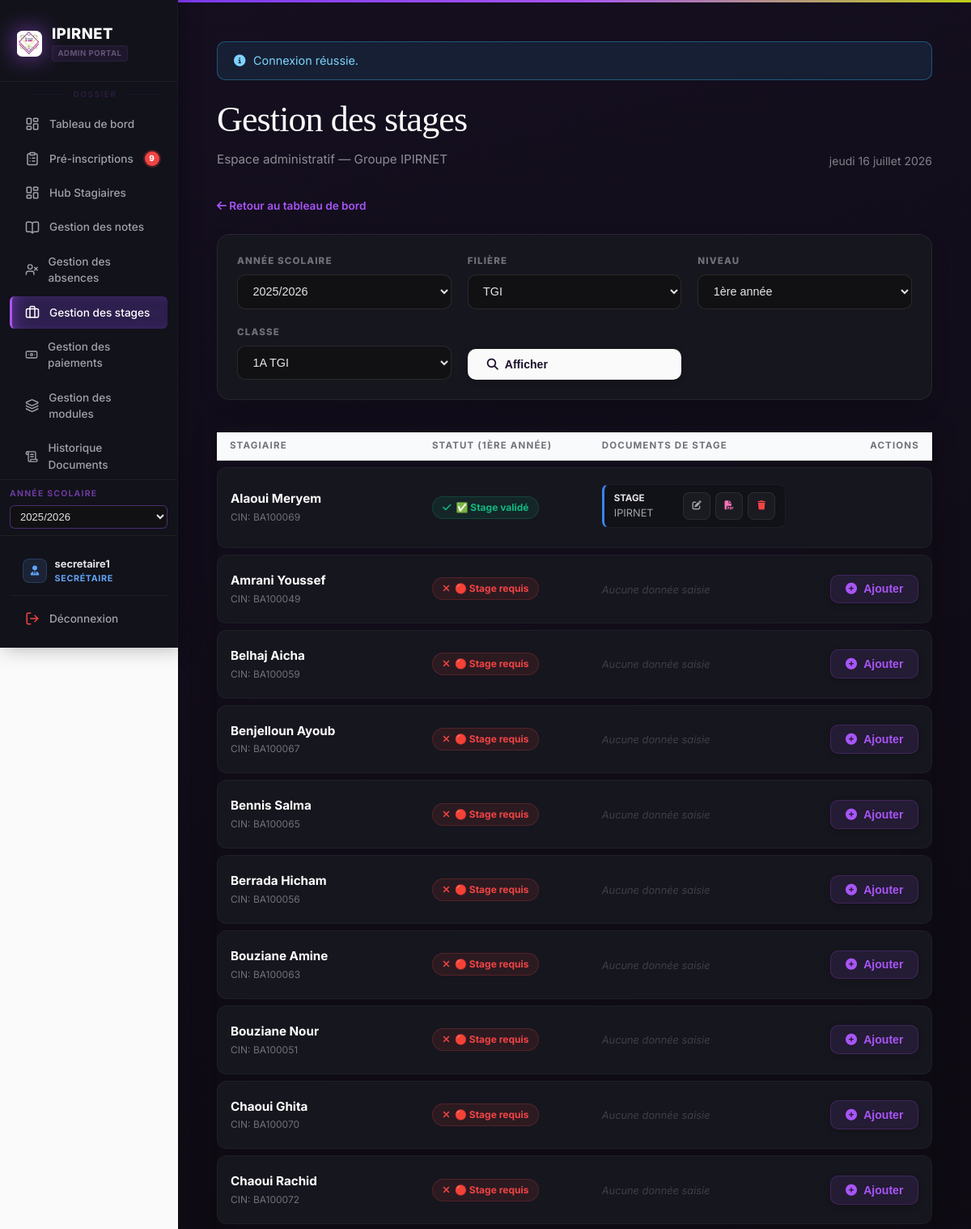
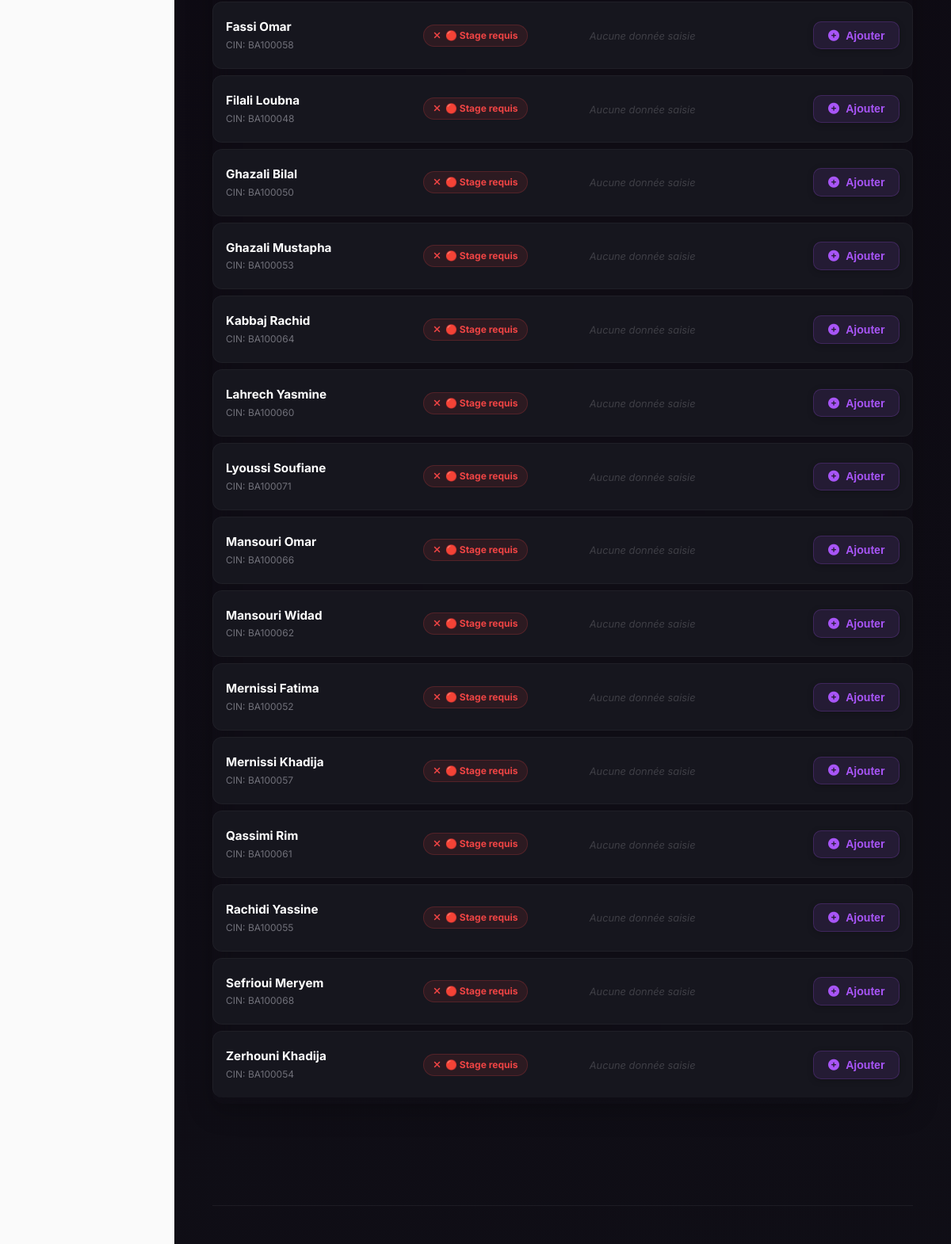
Screenshot of /gestion_des_stagiaires/stages.php (signed in) with the database file from the repository (2 pictures, top to bottom).
### tables this page shows
CREATE TABLE `filieres` (
  `id_filiere` int(10) UNSIGNED NOT NULL,
  `nom_filiere` varchar(255) NOT NULL,
  `niveau` varchar(128) DEFAULT NULL
);

CREATE TABLE `stagiaires` (
  `id_stagiaire` int(10) UNSIGNED NOT NULL,
  `num_inscri` varchar(32) NOT NULL,
  `cin` varchar(8) DEFAULT NULL,
  `nom` varchar(100) NOT NULL,
  `prenom` varchar(100) NOT NULL,
  `date_naissance` date DEFAULT NULL,
  `adresse` varchar(512) DEFAULT NULL,
  `email` varchar(255) DEFAULT NULL,
  `telephone` varchar(15) DEFAULT NULL,
  `telephone_parent` varchar(15) DEFAULT NULL COMMENT 'CDC fiche inscription',
  `nom_tuteur` varchar(255) DEFAULT NULL COMMENT 'Père ou tuteur',
  `sexe` varchar(1) NOT NULL DEFAULT 'M' COMMENT 'M = Masculin, F = Féminin',
  `photo` varchar(512) DEFAULT NULL,
  `date_inscription` date NOT NULL,
  `id_classe` int(10) UNSIGNED NOT NULL,
  `created_at` timestamp NOT NULL DEFAULT current_timestamp(),
  `updated_at` timestamp NULL DEFAULT NULL ON UPDATE current_timestamp(),
  `remise_mensuelle` decimal(10,2) NOT NULL DEFAULT 0.00
);

CREATE TABLE `stages` (
  `id_stage` int(10) UNSIGNED NOT NULL,
  `type_stage` enum('stage_entreprise','pfe') NOT NULL DEFAULT 'stage_entreprise',
  `annee_scolaire` varchar(9) DEFAULT NULL COMMENT 'Ex: 2024/2025',
  `sujet` varchar(512) DEFAULT NULL,
  `entreprise` varchar(255) DEFAULT NULL,
  `date_debut` date DEFAULT NULL,
  `date_fin` date DEFAULT NULL,
  `note_stage` decimal(5,2) DEFAULT NULL,
  `convention_url` varchar(1024) DEFAULT NULL,
  `rapport_url` varchar(1024) DEFAULT NULL,
  `evaluation_entreprise` varchar(512) DEFAULT NULL,
  `date_soutenance` date DEFAULT NULL COMMENT 'CDC PFE : soutenances',
  `jury` text DEFAULT NULL COMMENT 'Membres jury / modalit?s passage',
  `id_stagiaire` int(10) UNSIGNED NOT NULL,
  `created_at` timestamp NOT NULL DEFAULT current_timestamp()
);

### gestion_des_stagiaires/stages.php (the view, shortened to what the rows shown need)
<?php
  require_once __DIR__ . '/includes/db.php';
  require_once __DIR__ . '/includes/helpers.php';
  $anneeSelectionnee = trim((string)($_GET['annee']      ?? ''));
  $idFiliereSelecte  = (int)($_GET['id_filiere'] ?? 0);
  $niveauSelectionne = trim((string)($_GET['niveau']     ?? ''));
  $idClasseSelecte   = (int)($_GET['id_classe']  ?? 0);
  $toutesAnnees = $pdo->query(
      "SELECT DISTINCT annee_scolaire FROM classes
        WHERE annee_scolaire REGEXP '^[0-9]{4}/[0-9]{4}$'
        ORDER BY annee_scolaire DESC"
  )->fetchAll(PDO::FETCH_COLUMN);
  if ($anneeSelectionnee === '') {
      $anneeSelectionnee = $_SESSION['global_annee_scolaire'] ?? ($toutesAnnees[0] ?? '');
  }
  $toutesFilières = $pdo->query(
      "SELECT DISTINCT f.id_filiere, f.nom_filiere
         FROM filieres f
        INNER JOIN classes c ON c.id_filiere = f.id_filiere
        ORDER BY f.nom_filiere"
  )->fetchAll();
  if ($idFiliereSelecte === 0 && !empty($toutesFilières)) {
      $idFiliereSelecte = (int)$toutesFilières[0]['id_filiere'];
  }
  $tousNiveaux = [];
  if ($idFiliereSelecte > 0 && $anneeSelectionnee !== '') {
      $reqNiveaux = $pdo->prepare(
          'SELECT DISTINCT niveau FROM classes WHERE id_filiere=? AND annee_scolaire=? ORDER BY niveau'
      );
      $reqNiveaux->execute([$idFiliereSelecte, $anneeSelectionnee]);
      $tousNiveaux = $reqNiveaux->fetchAll(PDO::FETCH_COLUMN);
      if (!empty($tousNiveaux) && !in_array($niveauSelectionne, $tousNiveaux, true)) {
          $niveauSelectionne = $tousNiveaux[0];
      }
  }
  if ($idFiliereSelecte > 0 && $anneeSelectionnee !== '' && $niveauSelectionne !== '') {
      $reqClasses = $pdo->prepare(
          'SELECT id_classe, nom_classe FROM classes
            WHERE id_filiere=? AND annee_scolaire=? AND niveau=? ORDER BY nom_classe'
      );
      $reqClasses->execute([$idFiliereSelecte, $anneeSelectionnee, $niveauSelectionne]);
      $toutesLesClasses = $reqClasses->fetchAll();
      $idsClassesValides = array_map('intval', array_column($toutesLesClasses, 'id_classe'));
      if (!empty($toutesLesClasses) && !in_array($idClasseSelecte, $idsClassesValides, true)) {
          $idClasseSelecte = (int)$toutesLesClasses[0]['id_classe'];
      }
  }
  $stagiaires = [];
  if ($idClasseSelecte > 0) {
      $reqStagiaires = $pdo->prepare(
          'SELECT id_stagiaire, num_inscri, nom, prenom, cin FROM stagiaires WHERE id_classe=? ORDER BY nom, prenom'
      );
      $reqStagiaires->execute([$idClasseSelecte]);
      $listeStagiaires = $reqStagiaires->fetchAll(PDO::FETCH_ASSOC);
      foreach ($listeStagiaires as $stagiaire) {
          $idStagCourant = (int)$stagiaire['id_stagiaire'];
          $reqStages = $pdo->prepare(
              'SELECT st.* FROM stages st WHERE st.id_stagiaire=? AND st.annee_scolaire=? ORDER BY st.type_stage'
          );
          $reqStages->execute([$idStagCourant, $anneeSelectionnee]);
          $stagiaire['stages_data'] = $reqStages->fetchAll(PDO::FETCH_ASSOC);
          $aStageEntreprise = false;
          $aPFE             = false;
          foreach ($stagiaire['stages_data'] as $stage) {
              if ($stage['type_stage'] === 'stage_entreprise') $aStageEntreprise = true;
          }
          $stagiaire['has_stage'] = $aStageEntreprise;
          $stagiaire['has_pfe']   = $aPFE;
          if (strpos($niveauSelectionne, '1ère') !== false || strpos($niveauSelectionne, '1ere') !== false || strpos($niveauSelectionne, '1A') !== false) {
              $stagiaire['status'] = $aStageEntreprise ? 'complet' : 'manquant';
              $stagiaire['recap']  = $aStageEntreprise ? '✅ Stage validé' : '🔴 Stage requis';
          }
          $stagiaires[] = $stagiaire;
      }
  }
  $infoClasse = null;
  if ($idClasseSelecte > 0) {
      $reqClasse = $pdo->prepare(
          'SELECT c.nom_classe, f.nom_filiere, c.annee_scolaire, c.niveau
             FROM classes c
             JOIN filieres f ON f.id_filiere = c.id_filiere
            WHERE c.id_classe = ?'
      );
      $reqClasse->execute([$idClasseSelecte]);
      $infoClasse = $reqClasse->fetch();
  }
  require_once __DIR__ . '/includes/header.php';
  ?>
  <div class="stages-shell">
      <div class="filter-card no-print">
          <form method="get" id="stages-filter-form">
              <div class="filter-grid">
                  <div class="filter-group">
                      <label>Niveau</label>
                      <select name="niveau" id="f-niveau" <?= $idFiliereSelecte == 0 ? 'disabled' : '' ?>>
                          <?php foreach ($tousNiveaux as $niveau): ?>
                              <option value="<?= h($niveau) ?>" <?= $niveau === $niveauSelectionne ? 'selected' : '' ?>><?= h($niveau) ?></option>
                          <?php endforeach; ?>
                      </select>
                  </div>
              </div>
          </form>
      </div>
      <?php if ($idClasseSelecte > 0 && $infoClasse): ?>
          <div class="card" style="background:transparent; border:none; padding:0;">
              <table class="stage-table">
                  <thead>
                      <tr>
                          <th style="width:250px;">Stagiaire</th>
                          <th>Statut (<?= h($niveauSelectionne) ?>)</th>
                          <th>Documents de Stage</th>
                          <th style="text-align:right;">Actions</th>
                      </tr>
                  </thead>
                  <tbody>
                      <?php foreach ($stagiaires as $stagiaire): ?>
                          <?php
                          $estAnnee1 = strpos($niveauSelectionne, '1ère') !== false || strpos($niveauSelectionne, '1ere') !== false || strpos($niveauSelectionne, '1A') !== false;
                          $peutAjouter = true;
                          if ($estAnnee1 && $stagiaire['has_stage'])            $peutAjouter = false;
                          ?>
                          <tr class="stage-row" id="row-<?= $stagiaire['id_stagiaire'] ?>"
                              data-sid="<?= (int)$stagiaire['id_stagiaire'] ?>"
                              data-annee="<?= h($anneeSelectionnee) ?>"
                              data-niveau-num="<?= $estAnnee1 ? 1 : 2 ?>">
                              <td>
                                  <div style="font-weight:700; color:#fff; font-size:0.95rem;"><?= h($stagiaire['nom'] . ' ' . $stagiaire['prenom']) ?></div>
                                  <div style="font-size:0.75rem; color:#71717a; margin-top:2px;">CIN: <?= h($stagiaire['cin'] ?? '—') ?></div>
                              </td>
                              <td class="col-statut">
                                  <span class="status-badge status-<?= $stagiaire['status'] ?>">
                                      <i class="fa-solid <?= $stagiaire['status'] === 'complet' ? 'fa-check' : ($stagiaire['status'] === 'partiel' ? 'fa-hourglass-half' : 'fa-xmark') ?>"></i>
                                      <?= $stagiaire['recap'] ?>
                                  </span>
                              </td>
                              <td class="col-docs">
                                  <?php if (empty($stagiaire['stages_data'])): ?>
                                      <span style="font-size:0.8rem; color:#3f3f46; font-style:italic;">Aucune donnée saisie</span>
                                  <?php else: ?>
                                      <?php foreach ($stagiaire['stages_data'] as $stage): ?>
                                          <div class="mini-stage-card <?= $stage['type_stage'] === 'pfe' ? 'pfe' : 'stage' ?>">
                                              <div style="display:flex; flex-direction:column;">
                                                  <strong style="color:#e4e4e7; font-size:0.72rem; text-transform:uppercase;">
                                                      <?= $stage['type_stage'] === 'pfe' ? 'PFE' : 'Stage' ?>
                                                  </strong>
                                                  <span style="color:#a1a1aa; white-space:nowrap; overflow:hidden; text-overflow:ellipsis; max-width:200px;">
                                                      <?= h($stage['entreprise'] ?: 'Non spécifié') ?>
                                                  </span>
                                              </div>
                                              <div style="display:flex; gap:6px;">
                                                  <button class="action-btn" onclick='openStageModal(<?= h(json_encode($stage)) ?>, <?= $stagiaire['id_stagiaire'] ?>)' title="Modifier">
                                                      <i class="fa-solid fa-pen-to-square" style="font-size:0.7rem;"></i>
                                                  </button>
                                                  <a href="print_convention_stage.php?id=<?= $stage['id_stage'] ?>" target="_blank" class="action-btn print" title="Imprimer Convention">
                                                      <i class="fa-solid fa-file-pdf" style="font-size:0.7rem;"></i>
                                                  </a>
                                                  <button class="action-btn" onclick='deleteStage(<?= $stage["id_stage"] ?>, <?= $stagiaire["id_stagiaire"] ?>)' title="Supprimer" style="color:#ef4444;">
                                                      <i class="fa-solid fa-trash" style="font-size:0.7rem;"></i>
                                                  </button>
                                              </div>
                                          </div>
                                      <?php endforeach; ?>
                                  <?php endif; ?>
                              </td>
                              <td class="col-actions" style="text-align:right;">
                                  <?php if ($peutAjouter): ?>
                                      <button class="btn btn-primary small"
                                              onclick='openStageModal(null, <?= $stagiaire["id_stagiaire"] ?>, <?= $estAnnee1 ? 1 : 2 ?>, <?= $stagiaire["has_stage"] ? "true" : "false" ?>, <?= $stagiaire["has_pfe"] ? "true" : "false" ?>)'
                                              style="background:rgba(168,85,247,0.1); color:#a855f7; border:1px solid rgba(168,85,247,0.2);">
                                          <i class="fa-solid fa-plus-circle"></i> Ajouter
                                      </button>
                                  <?php endif; ?>
                              </td>
                          </tr>
                      <?php endforeach; ?>
                  </tbody>
              </table>
          </div>
      <?php endif; ?>
  </div>
  <?php require_once __DIR__ . '/includes/footer.php'; ?>

### rows the page displays
filieres: niveau "1ère année"
stagiaires: nom+prenom "Alaoui Meryem", cin "BA100069", recap "✅ Stage validé"
stages: type_stage "STAGE", entreprise "IPIRNET"
stagiaires: nom+prenom "Amrani Youssef", cin "BA100049", recap "🔴 Stage requis", shows "Aucune donnée saisie"
stagiaires: nom+prenom "Belhaj Aicha", cin "BA100059", recap "🔴 Stage requis", shows "Aucune donnée saisie"
stagiaires: nom+prenom "Benjelloun Ayoub", cin "BA100067", recap "🔴 Stage requis", shows "Aucune donnée saisie"
stagiaires: nom+prenom "Bennis Salma", cin "BA100065", recap "🔴 Stage requis", shows "Aucune donnée saisie"
stagiaires: nom+prenom "Berrada Hicham", cin "BA100056", recap "🔴 Stage requis", shows "Aucune donnée saisie"
stagiaires: nom+prenom "Bouziane Amine", cin "BA100063", recap "🔴 Stage requis", shows "Aucune donnée saisie"
stagiaires: nom+prenom "Bouziane Nour", cin "BA100051", recap "🔴 Stage requis", shows "Aucune donnée saisie"
stagiaires: nom+prenom "Chaoui Ghita", cin "BA100070", recap "🔴 Stage requis", shows "Aucune donnée saisie"
stagiaires: nom+prenom "Chaoui Rachid", cin "BA100072", recap "🔴 Stage requis", shows "Aucune donnée saisie"
stagiaires: nom+prenom "Fassi Omar", cin "BA100058", recap "🔴 Stage requis", shows "Aucune donnée saisie"
stagiaires: nom+prenom "Filali Loubna", cin "BA100048", recap "🔴 Stage requis", shows "Aucune donnée saisie"
stagiaires: nom+prenom "Ghazali Bilal", cin "BA100050", recap "🔴 Stage requis", shows "Aucune donnée saisie"
stagiaires: nom+prenom "Ghazali Mustapha", cin "BA100053", recap "🔴 Stage requis", shows "Aucune donnée saisie"
stagiaires: nom+prenom "Kabbaj Rachid", cin "BA100064", recap "🔴 Stage requis", shows "Aucune donnée saisie"
stagiaires: nom+prenom "Lahrech Yasmine", cin "BA100060", recap "🔴 Stage requis", shows "Aucune donnée saisie"
stagiaires: nom+prenom "Lyoussi Soufiane", cin "BA100071", recap "🔴 Stage requis", shows "Aucune donnée saisie"
stagiaires: nom+prenom "Mansouri Omar", cin "BA100066", recap "🔴 Stage requis", shows "Aucune donnée saisie"
stagiaires: nom+prenom "Mansouri Widad", cin "BA100062", recap "🔴 Stage requis", shows "Aucune donnée saisie"
stagiaires: nom+prenom "Mernissi Fatima", cin "BA100052", recap "🔴 Stage requis", shows "Aucune donnée saisie"
stagiaires: nom+prenom "Mernissi Khadija", cin "BA100057", recap "🔴 Stage requis", shows "Aucune donnée saisie"
stagiaires: nom+prenom "Qassimi Rim", cin "BA100061", recap "🔴 Stage requis", shows "Aucune donnée saisie"
stagiaires: nom+prenom "Rachidi Yassine", cin "BA100055", recap "🔴 Stage requis", shows "Aucune donnée saisie"
stagiaires: nom+prenom "Sefrioui Meryem", cin "BA100068", recap "🔴 Stage requis", shows "Aucune donnée saisie"
stagiaires: nom+prenom "Zerhouni Khadija", cin "BA100054", recap "🔴 Stage requis", shows "Aucune donnée saisie"

### other values shown
$notifDots['demandes'] "9"
$__nomUtilisateur "secretaire1"
$__libelleRole "SECRÉTAIRE"
$flash['msg'] "Connexion réussie."
$pageTitle "Gestion des stages"
$gdsFrenchDate() "jeudi 16 juillet 2026"
$niveauSelectionne "1ÈRE ANNÉE"
form field global_annee_value "2025/2026"
form field annee "2025/2026"
form field id_filiere "TGI"
form field id_classe "1A TGI"
